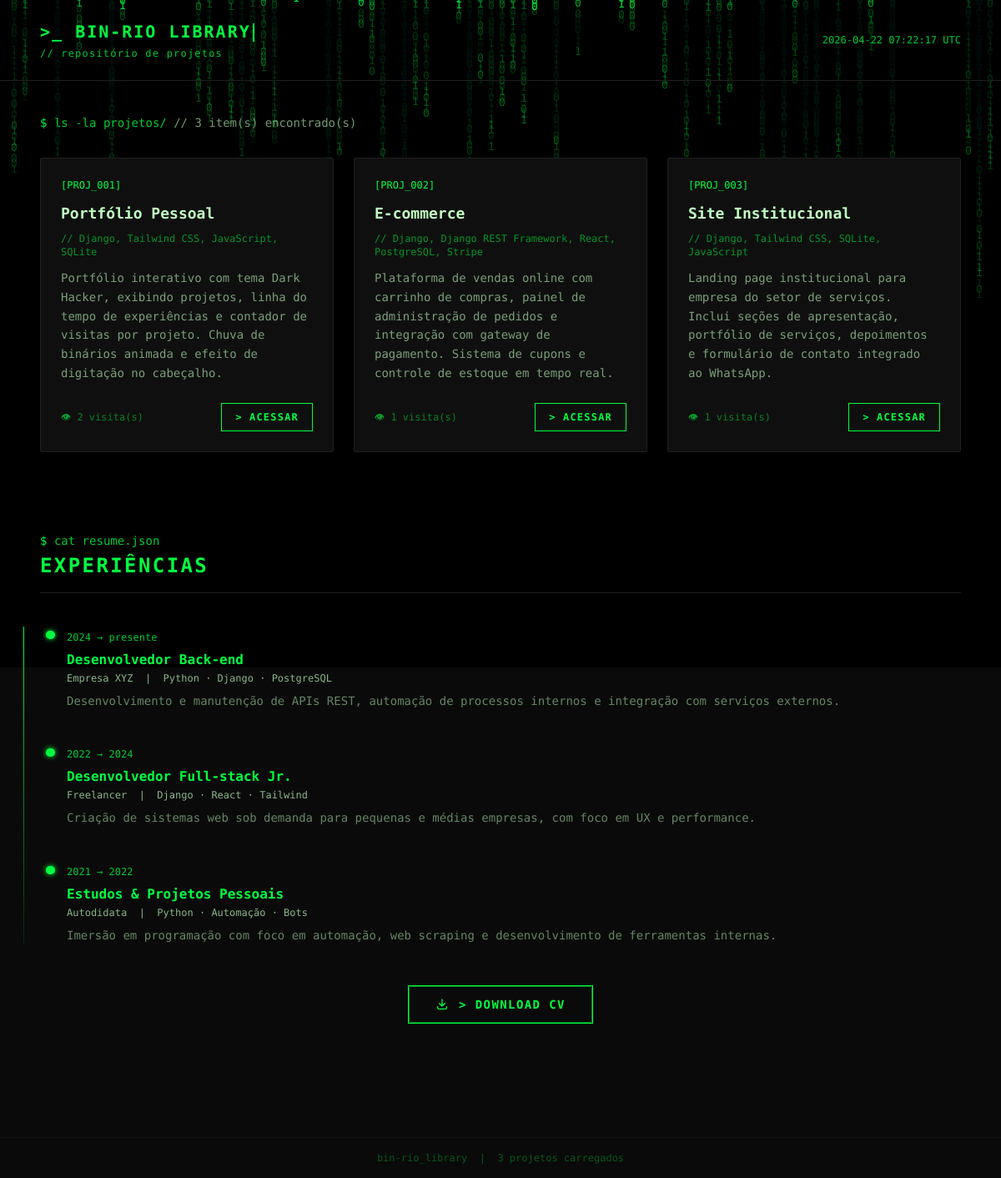
Before: / with the older database file.
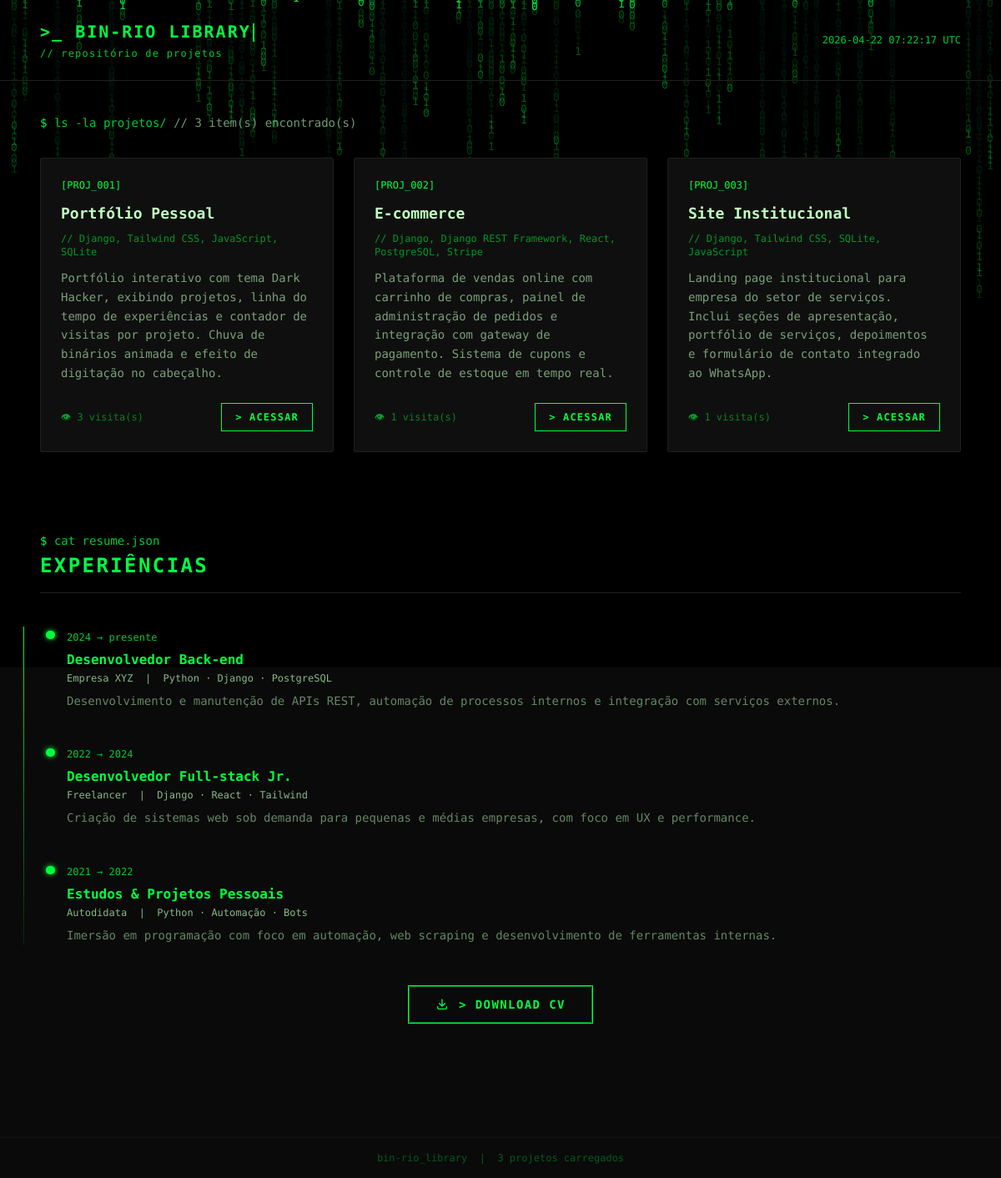
After: the same page with the newer database file.
### links/models.py (models this page shows, shortened)
class Projeto(models.Model):
    nome = models.CharField(max_length=200)
    descricao = models.TextField()
    tecnologias = models.CharField(max_length=300, blank=True, help_text='Ex: Python, Django, React')
    url_site = models.URLField(blank=True, verbose_name='URL do site')
    url_github = models.URLField(blank=True, verbose_name='URL do GitHub')
    imagem_url = models.URLField(blank=True, default=PLACEHOLDER, verbose_name='URL da imagem')
    destaque = models.BooleanField(default=False, verbose_name='Projeto em destaque')
    visitas = models.PositiveIntegerField(default=0)
    criado_em = models.DateTimeField(auto_now_add=True)
    class Meta:
        ordering = ['-destaque', '-criado_em']
        verbose_name = 'Projeto'
        verbose_name_plural = 'Projetos'

### links/views.py (the view)
# urls.py: path('', views.index, name='index'),
def index(request):
    projetos = Projeto.objects.all().order_by('-criado_em')
    return render(request, 'links/index.html', {'projetos': projetos})

### templates/links/index.html (shortened to what this page needs)
<!DOCTYPE html>
<html lang="pt-BR">
<head>
  <script src="https://cdn.tailwindcss.com"></script>
</head>
<body class="bg-hacker-black font-mono text-hacker-green-light min-h-screen relative">
  <header class="border-b border-hacker-border py-6 px-6 md:px-12 flex flex-col sm:flex-row items-start sm:items-center justify-between gap-3 relative z-10">
    <div>
      <div class="text-hacker-neon text-xl font-bold tracking-widest">
        &gt;_ <span id="typing-text"></span><span id="typing-cursor"></span>
      </div>
      <p class="text-hacker-binary text-xs mt-1 tracking-widest">// repositório de projetos</p>
    </div>
    <div class="text-hacker-binary text-xs">
      <span id="clock"></span>
    </div>
  </header>
  <main class="relative z-10 px-6 md:px-12 py-10">
    <div class="mb-8">
      <p class="text-hacker-binary text-sm">
        <span class="text-hacker-neon">$</span> ls -la projetos/
        <span class="text-hacker-green-light opacity-60">// {{ projetos|length }} item(s) encontrado(s)</span>
      </p>
    </div>
    {% if projetos %}
    <div class="grid grid-cols-1 sm:grid-cols-2 lg:grid-cols-3 gap-6">
      {% for projeto in projetos %}
      <div class="bg-hacker-card border border-hacker-border rounded-sm p-6 flex flex-col justify-between
                  transition-all duration-300 ease-in-out hover:border-hacker-neon hover:shadow-neon group">
        <div>
          <div class="flex items-center justify-between mb-3">
            <span class="text-hacker-neon text-xs">[PROJ_{{ forloop.counter|stringformat:"03d" }}]</span>
          </div>
          <h2 class="text-hacker-green-light font-bold text-lg group-hover:text-hacker-neon transition-colors duration-200">
            {{ projeto.nome }}
          </h2>
          {% if projeto.tecnologias %}
          <p class="text-hacker-binary text-xs mt-2 opacity-70">// {{ projeto.tecnologias }}</p>
          {% endif %}
          <p class="text-hacker-green-light opacity-60 text-sm mt-3 leading-relaxed">
            {{ projeto.descricao }}
          </p>
        </div>
        <div class="mt-6 flex items-center justify-between">
          <span class="text-hacker-binary text-xs opacity-60">
            <span class="text-hacker-neon">👁</span> {{ projeto.visitas }} visita(s)
          </span>
          {% if projeto.url_site %}
          <a href="{% url 'registrar_visita' projeto.id %}"
             class="inline-block border border-hacker-neon text-hacker-neon text-xs font-bold
                    px-4 py-2 tracking-widest transition-all duration-200
                    hover:bg-hacker-neon hover:text-hacker-black hover:shadow-neon">
            &gt; ACESSAR
          </a>
          {% else %}
          <span class="text-hacker-binary text-xs opacity-40 italic">// sem URL</span>
          {% endif %}
        </div>
      </div>
      {% endfor %}
    </div>
    {% else %}
    <div class="text-center py-24">
      <p class="text-hacker-binary text-4xl mb-4">[ ]</p>
      <p class="text-hacker-green-light opacity-40 text-sm">// nenhum projeto encontrado</p>
      <p class="text-hacker-binary text-xs mt-2 opacity-30">$ find . -name "*.projeto" → 0 results</p>
    </div>
    {% endif %}
    <section class="mt-24">
      <div class="mb-10">
        <p class="text-hacker-binary text-sm mb-1">
          <span class="text-hacker-neon">$</span> cat resume.json
        </p>
        <h2 class="text-hacker-neon text-2xl font-bold tracking-widest">EXPERIÊNCIAS</h2>
        <div class="h-px bg-hacker-border mt-4"></div>
      </div>
      <div class="relative pl-8">
        <div class="relative timeline-item mb-10">
          <span class="text-hacker-binary text-xs">2024 → presente</span>
          <h3 class="text-hacker-neon font-bold mt-1">Desenvolvedor Back-end</h3>
          <p class="text-hacker-green-light opacity-70 text-xs mt-0.5">Empresa XYZ &nbsp;|&nbsp; Python · Django · PostgreSQL</p>
          <p class="text-hacker-green-light opacity-50 text-sm mt-2 leading-relaxed">
            Desenvolvimento e manutenção de APIs REST, automação de processos internos e integração com serviços externos.
          </p>
        </div>
        <div class="relative timeline-item mb-10">
          <span class="text-hacker-binary text-xs">2022 → 2024</span>
          <h3 class="text-hacker-neon font-bold mt-1">Desenvolvedor Full-stack Jr.</h3>
          <p class="text-hacker-green-light opacity-70 text-xs mt-0.5">Freelancer &nbsp;|&nbsp; Django · React · Tailwind</p>
          <p class="text-hacker-green-light opacity-50 text-sm mt-2 leading-relaxed">
            Criação de sistemas web sob demanda para pequenas e médias empresas, com foco em UX e performance.
          </p>
        </div>
        <div class="relative timeline-item">
          <span class="text-hacker-binary text-xs">2021 → 2022</span>
          <h3 class="text-hacker-neon font-bold mt-1">Estudos &amp; Projetos Pessoais</h3>
          <p class="text-hacker-green-light opacity-70 text-xs mt-0.5">Autodidata &nbsp;|&nbsp; Python · Automação · Bots</p>
          <p class="text-hacker-green-light opacity-50 text-sm mt-2 leading-relaxed">
            Imersão em programação com foco em automação, web scraping e desenvolvimento de ferramentas internas.
          </p>
        </div>
      </div>
      <div class="mt-12 flex justify-center">
        <a href="#"
           class="relative inline-flex items-center gap-3 border border-hacker-neon text-hacker-neon
                  font-bold px-8 py-3 tracking-widest text-sm
                  hover:bg-hacker-neon hover:text-hacker-black hover:shadow-neon
                  transition-all duration-200 group">
          <span class="absolute inset-0 rounded-sm border border-hacker-neon animate-pulse opacity-50 pointer-events-none"></span>
          <svg xmlns="http://www.w3.org/2000/svg" class="w-4 h-4" fill="none" viewBox="0 0 24 24"
               stroke="currentColor" stroke-width="2">
            <path stroke-linecap="round" stroke-linejoin="round"
                  d="M4 16v2a2 2 0 002 2h12a2 2 0 002-2v-2M7 10l5 5 5-5M12 3v12"/>
          </svg>
          &gt; DOWNLOAD CV
        </a>
      </div>
    </section>
  </main>
  <footer class="relative z-10 border-t border-hacker-border mt-24 py-4 px-8 text-center text-hacker-binary text-xs opacity-40">
    bin-rio_library &nbsp;|&nbsp; {{ projetos|length }} projetos carregados
  </footer>
</body>
</html>

### templates/links/index.html (style rules this page uses)
#typing-cursor { display: inline-block; width: 2px; height: 1.1em; background: #00FF41; vertical-align: text-bottom; margin-left: 2px; animation: blinkCursor 1s step-end infinite; }
.timeline-item::before { content: ''; position: absolute; left: -1.55rem; top: 0.35rem; width: 0.65rem; height: 0.65rem; border-radius: 50%; background: #00FF41; box-shadow: 0 0 6px #00FF41; }

Changed rows visible on the page:
changed Projeto "Portfólio Pessoal": visitas "2" → "3"
